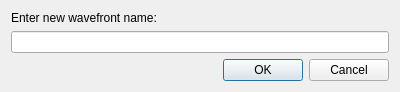
<?xml version="1.0" encoding="UTF-8"?>
<ui version="4.0">
 <class>renameWavefrontDlg</class>
 <widget class="QDialog" name="renameWavefrontDlg">
  <property name="geometry">
   <rect>
    <x>0</x>
    <y>0</y>
    <width>400</width>
    <height>86</height>
   </rect>
  </property>
  <property name="windowTitle">
   <string>Rename Wavefront</string>
  </property>
  <layout class="QVBoxLayout" name="verticalLayout">
   <item>
    <widget class="QLabel" name="label">
     <property name="text">
      <string>Enter new wavefront name:</string>
     </property>
    </widget>
   </item>
   <item>
    <widget class="QLineEdit" name="name"/>
   </item>
   <item>
    <widget class="QDialogButtonBox" name="buttonBox">
     <property name="orientation">
      <enum>Qt::Horizontal</enum>
     </property>
     <property name="standardButtons">
      <set>QDialogButtonBox::Cancel|QDialogButtonBox::Ok</set>
     </property>
    </widget>
   </item>
  </layout>
 </widget>
 <resources/>
 <connections>
  <connection>
   <sender>buttonBox</sender>
   <signal>accepted()</signal>
   <receiver>renameWavefrontDlg</receiver>
   <slot>accept()</slot>
   <hints>
    <hint type="sourcelabel">
     <x>248</x>
     <y>254</y>
    </hint>
    <hint type="destinationlabel">
     <x>157</x>
     <y>274</y>
    </hint>
   </hints>
  </connection>
  <connection>
   <sender>buttonBox</sender>
   <signal>rejected()</signal>
   <receiver>renameWavefrontDlg</receiver>
   <slot>reject()</slot>
   <hints>
    <hint type="sourcelabel">
     <x>316</x>
     <y>260</y>
    </hint>
    <hint type="destinationlabel">
     <x>286</x>
     <y>274</y>
    </hint>
   </hints>
  </connection>
 </connections>
</ui>
